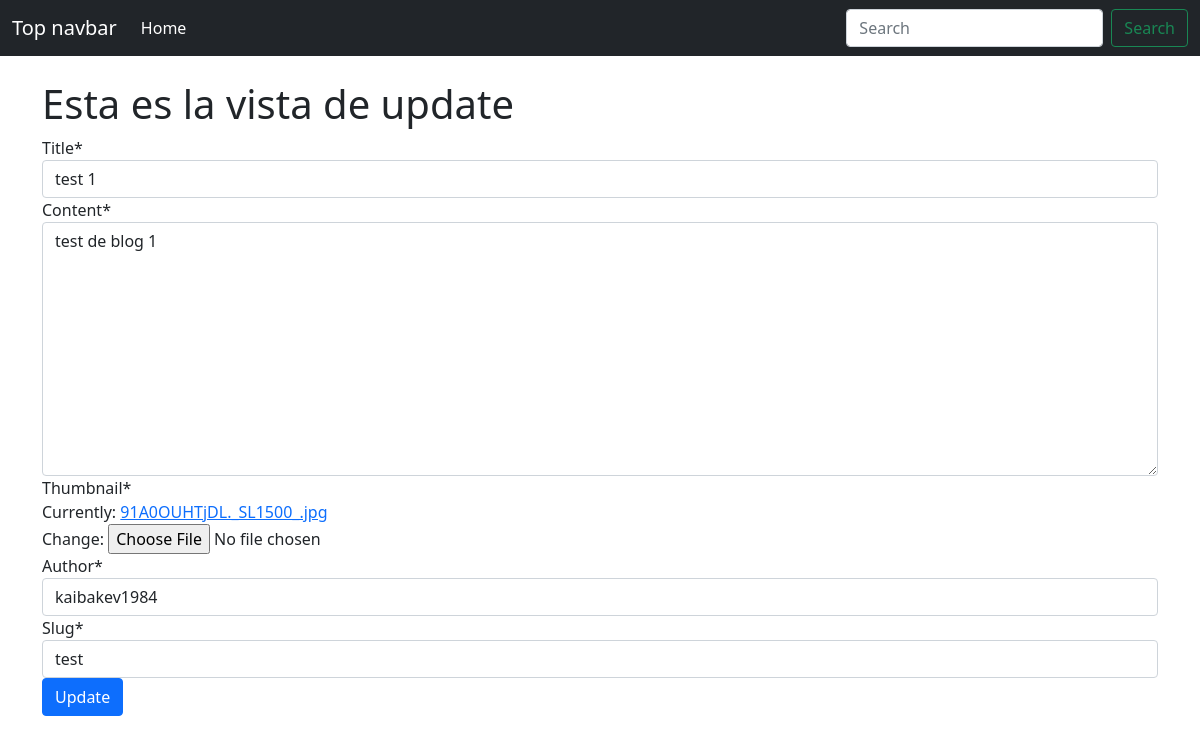
Screenshot of /test/update/ with the database file from the repository.
### posts/models.py (models this page shows, shortened)
class Post(models.Model):
    title = models.CharField(max_length=100)
    content = models.TextField()
    thumbnail = models.ImageField()
    publish_date = models.DateTimeField(auto_now_add=True)
    last_updated = models.DateTimeField(auto_now=True)
    author = models.ForeignKey(User, on_delete=models.CASCADE)
    slug = models.SlugField()

### posts/views.py (the view)
# urls.py: path('<slug>/update/', PostUpdateView.as_view(), name='update'),
class PostUpdateView(UpdateView):
    form_class = PostForm
    model = Post
    success_url = '/'
    def get_context_data(self, **kwargs):
        context = super().get_context_data(**kwargs)
        context.update({
            'view_type': 'update'
        })
        return context

### posts/forms.py
class PostForm(forms.ModelForm):
    class Meta:
        model = Post
        fields = ('__all__')

### posts/models.py (called while the page is built)
    def __str__(self):
        return self.username

### templates/posts/post_form.html (shortened to what this page needs)
{% extends "base.html" %}
{% load crispy_forms_tags %}
{% block content %}
    <div class="container">
       <h1>Esta es la vista de {{ view_type }}</h1>
       <form method="POST" enctype='multipart/form-data'>
           {{ form|crispy }}
           <button class='btn btn-primary' type='submit'>{{ view_type|title }}</button>
       </form>
    </div>
{% endblock content %}

### rows the page displays
Post: title "test 1", content "test de blog 1", author "kaibakev1984", slug "test"

### other values shown
{{ view_type }} "update"
{{ view_type|title }} "Update"
